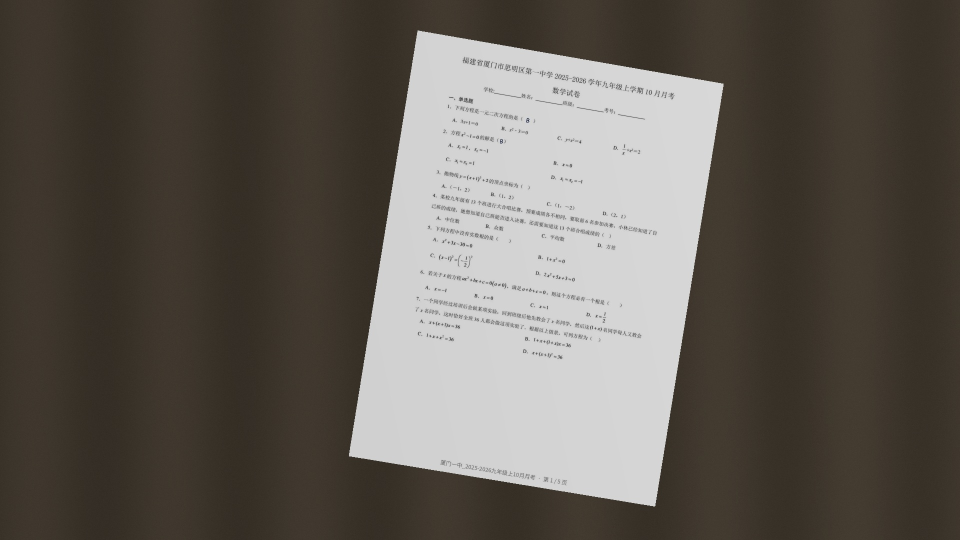
#> input picture data/mock_captures/fixture_math_xmyz_p01_mixed_000.jpg, 1920 x 1080 px (shown at 1/2 size); its folder holds only this picture in this run
$ python -i matcher.py   (imports and definitions only)
#> lines starting #> are read from the running program, lines starting #| are printed output that depends on the picture
#> further down, picture is the input picture: shape (1080, 1920, 3); mean B, G, R 85.1, 92.3, 98
"""AKAZE 特征常驻内存，所有接口由编排器在线程池中调用。"""

import json
from dataclasses import dataclass
from pathlib import Path

import cv2
import numpy as np

LONG_EDGE = 1280
MAX_POINTS = 2500


def features(image):
    gray = cv2.cvtColor(image, cv2.COLOR_BGR2GRAY) if image.ndim == 3 else image
    scale = min(1.0, LONG_EDGE / max(gray.shape))
#> scale = 0.667
    small = cv2.resize(gray, None, fx=scale, fy=scale, interpolation=cv2.INTER_AREA)
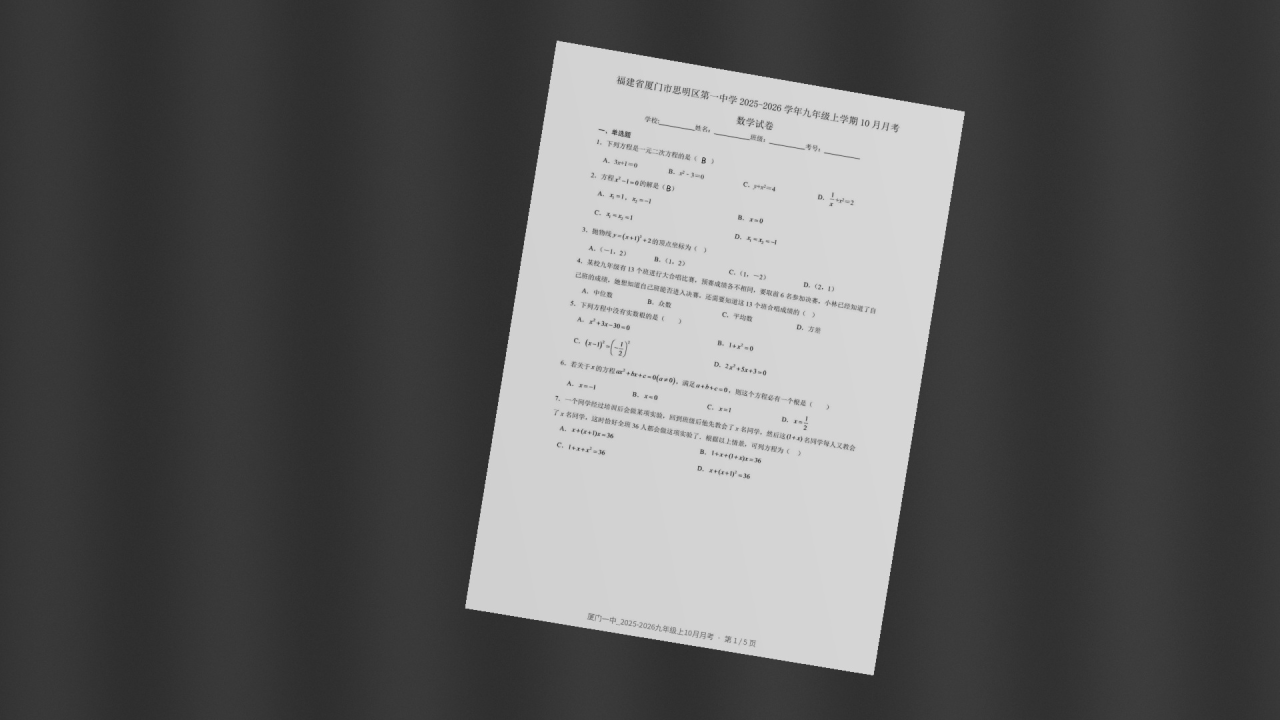
#> small: shape (720, 1280); min 43, max 218, mean 93.2
    keypoints, descriptors = cv2.AKAZE_create().detectAndCompute(small, None)
#> keypoints = 439 keypoints; strongest (x, y, size): (477, 599, 16.1), (952, 120, 16.1), (473, 601, 11.4), (959, 115, 8.1)
    if descriptors is None:
        return np.empty((0, 2), np.float32), np.empty((0, 61), np.uint8)
    indices = sorted(range(len(keypoints)), key=lambda i: keypoints[i].response, reverse=True)[:MAX_POINTS]
#> indices = 439 values, max 438 at index 202, min 0 at index 98, mean 219
    return np.float32([keypoints[i].pt for i in indices]) / scale, descriptors[indices]


# [13 lines left out: function build_features, not called in this run]


def quad(bbox):
    x, y, w, h = bbox
    return [[x, y], [x + w, y], [x + w, y + h], [x, y + h]]


def project(points, homography):
    return cv2.perspectiveTransform(np.float32(points).reshape(-1, 1, 2), homography).reshape(-1, 2).tolist()


@dataclass
class TemplatePage:
    paper: dict
    page: dict
    image: np.ndarray
    points: np.ndarray
    descriptors: np.ndarray


@dataclass
class Match:
    template: TemplatePage
    homography: np.ndarray
    inliers: int
    ratio: float


class TemplateLibrary:
    # [73 lines left out: functions __init__, load, match, not called in this run]

>>> import cv2
>>> picture = cv2.imread('../../../data/mock_captures/fixture_math_xmyz_p01_mixed_000.jpg')
>>> result = features(picture)
#> result = 2 point arrays, longest 439 points

$ run again, on data/mock_captures/fixture_math_xmyz_p01_mixed_001.jpg
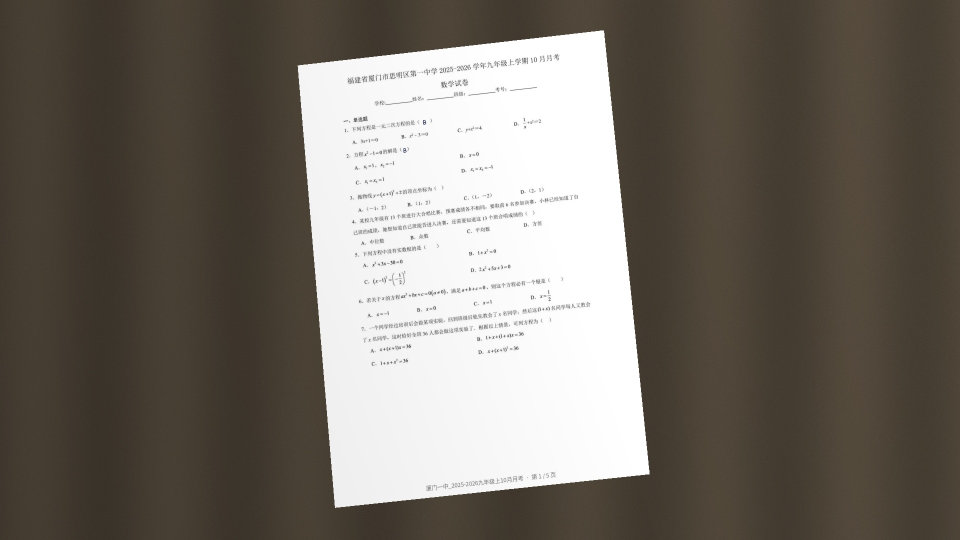
#> input picture data/mock_captures/fixture_math_xmyz_p01_mixed_001.jpg, 1920 x 1080 px (shown at 1/2 size)
#> picture is the input picture: shape (1080, 1920, 3); mean B, G, R 103, 111.3, 117.5
#> in features, `small = cv2.resize(gray, None, fx=scale, fy=scale, interpolation=cv2.I..`:
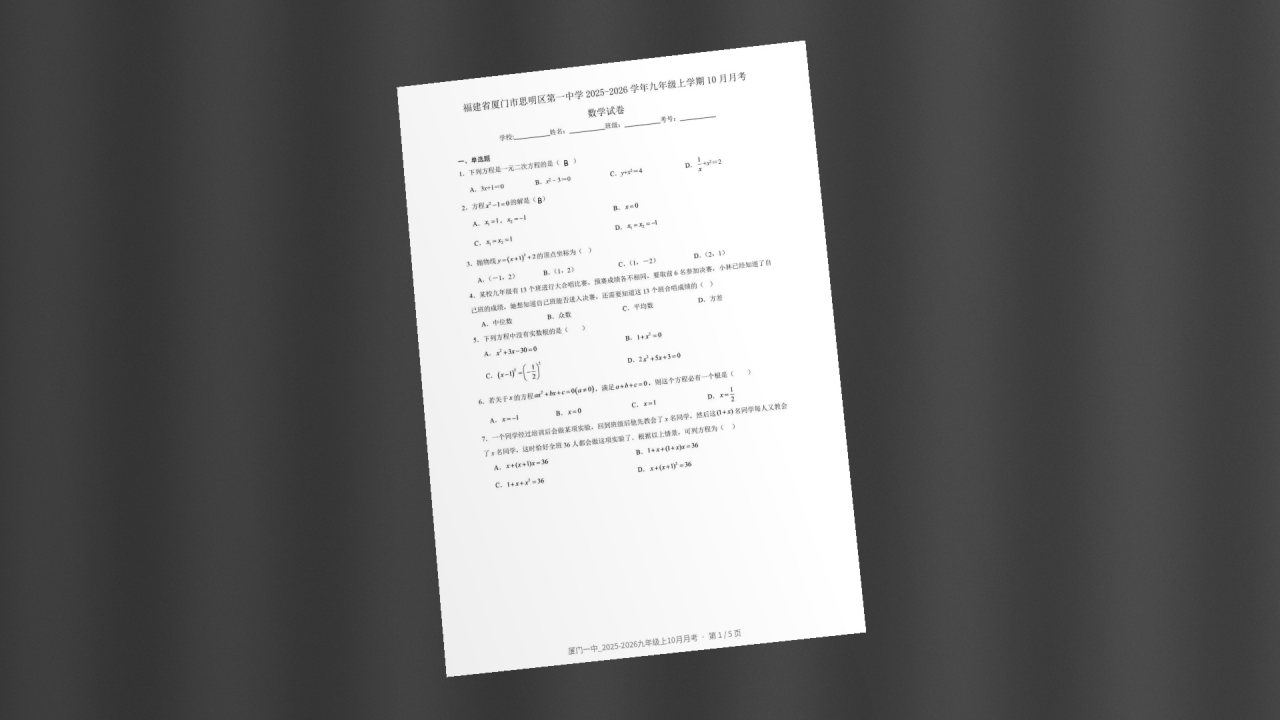
#> small: shape (720, 1280); min 49, max 255, mean 112.2
#> keypoints = 444 keypoints; strongest (x, y, size): (857, 625, 11.4), (860, 627, 8.1), (405, 94, 13.6), (402, 91, 8.1)
#> indices = 444 values, max 443 at index 368, min 0 at index 292, mean 221.5
#> result = 2 point arrays, longest 444 points
